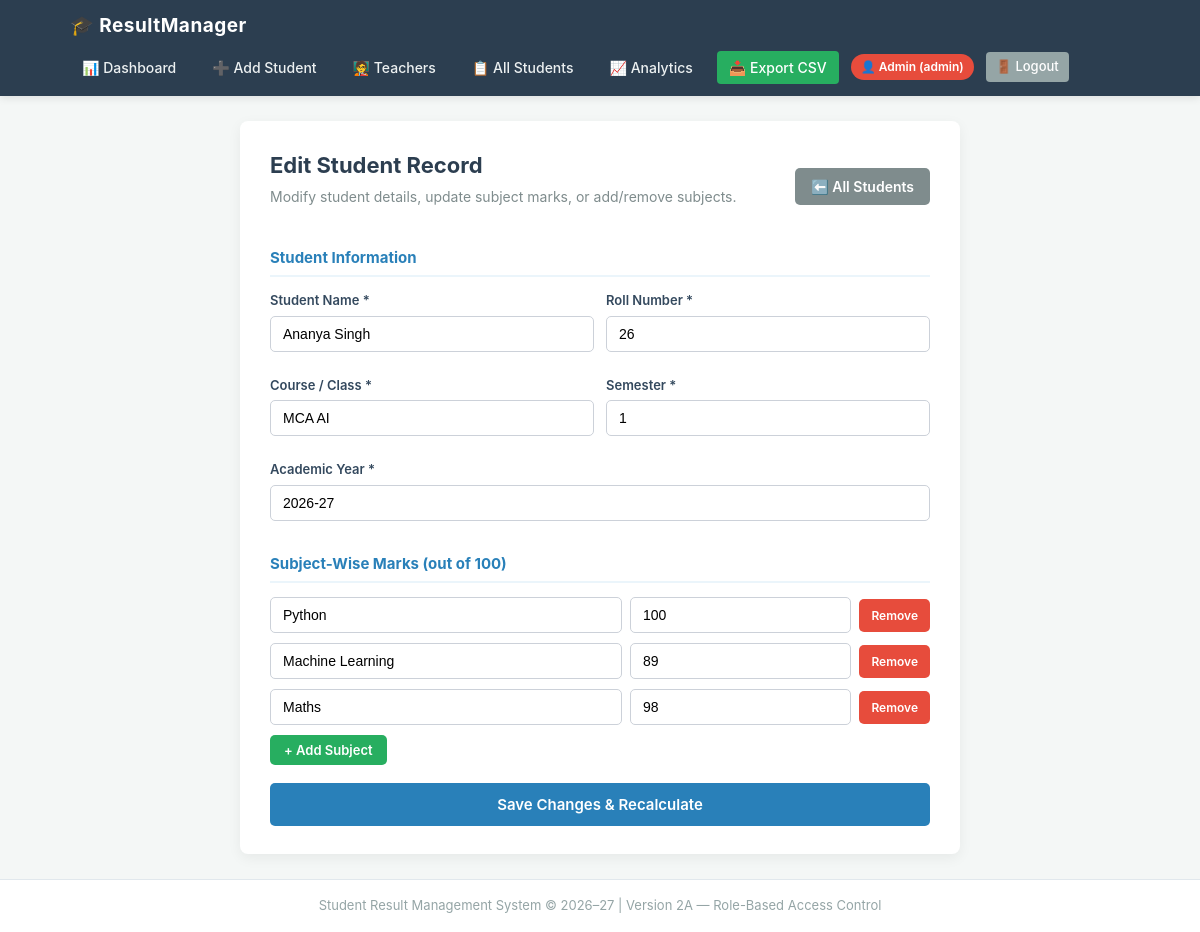
Page /admin/student/edit/4 (signed in) on the committed database.
### tables this page shows
CREATE TABLE students (
            id INTEGER PRIMARY KEY AUTOINCREMENT,
            name TEXT NOT NULL,
            roll_number TEXT NOT NULL,
            course TEXT NOT NULL,
            semester TEXT NOT NULL,
            academic_year TEXT NOT NULL,
            created_at TIMESTAMP DEFAULT CURRENT_TIMESTAMP
        );

CREATE TABLE subjects (
            id INTEGER PRIMARY KEY AUTOINCREMENT,
            student_id INTEGER NOT NULL,
            subject_name TEXT NOT NULL,
            marks REAL NOT NULL,
            FOREIGN KEY (student_id) REFERENCES students(id) ON DELETE CASCADE
        );

### app.py (the view, shortened to what this page needs)
@app.route('/admin/student/edit/<int:student_id>', methods=['GET', 'POST'])
@admin_required
def admin_student_edit(student_id):
    student = fetch_single_student_analyzed(student_id)
    if not student:
        flash("Student not found.", "danger")
        return redirect(url_for('student_list'))
    error = None
    return render_template('student_edit.html', student=student, error=error)

### app.py (called while the page is built)
def get_db_connection():
    conn = sqlite3.connect(DB_PATH)
    conn.row_factory = sqlite3.Row
    return conn

def admin_required(f):
    @wraps(f)
    def decorated_function(*args, **kwargs):
        if 'user_id' not in session:
            flash("Please log in to access this page.", "warning")
            return redirect(url_for('login'))
        if session.get('role') != 'ADMIN':
            flash("Access denied. You do not have permission to access this page.", "danger")
            if session.get('role') == 'TEACHER':
                return redirect(url_for('teacher_dashboard'))
            return redirect(url_for('student_dashboard'))
        return f(*args, **kwargs)
    return decorated_function

def calculate_grade(percentage):
    if percentage >= 90:
        return 'A'
    elif percentage >= 80:
        return 'B'
    elif percentage >= 70:
        return 'C'
    elif percentage >= 60:
        return 'D'
    else:
        return 'F'

def calculate_remark(marks):
    if marks >= 90:
        return 'Excellent'
    elif marks >= 80:
        return 'Very Good'
    elif marks >= 70:
        return 'Good'
    elif marks >= 60:
        return 'Satisfactory'
    elif marks >= 40:
        return 'Needs Improvement'
    else:
        return 'Fail'

def calculate_performance_message(percentage):
    if percentage >= 90:
        return "Excellent overall performance!"
    elif percentage >= 80:
        return "Very good performance!"
    elif percentage >= 70:
        return "Good performance!"
    elif percentage >= 60:
        return "Satisfactory performance."
    else:
        return "Keep practicing and improve your performance."

def calculate_performance_category(percentage):
    if percentage >= 90:
        return "Excellent"
    elif percentage >= 80:
        return "Very Good"
    elif percentage >= 70:
        return "Good"
    elif percentage >= 60:
        return "Average"
    else:
        return "Needs Improvement"

def fetch_single_student_analyzed(student_id):
    conn = get_db_connection()
    s_row = conn.execute('SELECT * FROM students WHERE id = ?', (student_id,)).fetchone()
    if not s_row:
        conn.close()
        return None
    sub_rows = conn.execute('SELECT subject_name, marks FROM subjects WHERE student_id = ?', (student_id,)).fetchall()
    conn.close()
    return analyze_student_data(dict(s_row), [dict(r) for r in sub_rows])

### templates/student_edit.html (shortened to what this page needs)
{% extends "base.html" %}
{% block content %}
<div class="calculator-container">
    <div class="page-header">
        <div>
            <h2>Edit Student Record</h2>
            <p class="subtitle">Modify student details, update subject marks, or add/remove subjects.</p>
        </div>
        <div class="header-actions">
            <a href="{{ url_for('student_list') }}" class="btn-secondary">⬅️ All Students</a>
        </div>
    </div>
    <form method="POST" action="{{ url_for('admin_student_edit', student_id=student.id) }}" class="entry-form">
        <div class="section-title">Student Information</div>
        <div class="form-grid">
            <div class="form-group">
                <label for="student_name">Student Name *</label>
                <input
                    type="text"
                    id="student_name"
                    name="student_name"
                    value="{{ student.student_name }}"
                    required
                >
            </div>
            <div class="form-group">
                <label for="roll_number">Roll Number *</label>
                <input
                    type="text"
                    id="roll_number"
                    name="roll_number"
                    value="{{ student.roll_number }}"
                    required
                >
            </div>
            <div class="form-group">
                <label for="course">Course / Class *</label>
                <input
                    type="text"
                    id="course"
                    name="course"
                    value="{{ student.course }}"
                    required
                >
            </div>
            <div class="form-group">
                <label for="semester">Semester *</label>
                <input
                    type="text"
                    id="semester"
                    name="semester"
                    value="{{ student.semester }}"
                    required
                >
            </div>
            <div class="form-group full-width">
                <label for="academic_year">Academic Year *</label>
                <input
                    type="text"
                    id="academic_year"
                    name="academic_year"
                    value="{{ student.academic_year }}"
                    required
                >
            </div>
        </div>
        <div class="section-title">Subject-Wise Marks (out of 100)</div>
        <div id="subjects-container">
            {% for sub in student.subjects %}
                <div class="subject-row">
                    <input
                        type="text"
                        name="subject_name"
                        placeholder="Subject Name"
                        value="{{ sub.name }}"
                        required
                    >
                    <input
                        type="number"
                        name="subject_marks"
                        min="0"
                        max="100"
                        step="any"
                        placeholder="Marks (0-100)"
                        value="{{ sub.marks }}"
                        required
                    >
                    <button type="button" class="btn-remove" onclick="removeSubject(this)">Remove</button>
                </div>
            {% endfor %}
        </div>
        <button type="button" class="btn-add" onclick="addSubject()">+ Add Subject</button>
        <button type="submit" class="btn-calculate">Save Changes & Recalculate</button>
    </form>
</div>
{% endblock %}

### static/style.css (style rules this page uses)
* { box-sizing: border-box; margin: 0; padding: 0; }
body { font-family: -apple-system, BlinkMacSystemFont, "Segoe UI", Roboto, Helvetica, Arial, sans-serif; background-color: #f4f7f6; color: #2c3e50; line-height: 1.5; min-height: 100vh; display: flex; flex-direction: column; }
.calculator-container { background-color: #ffffff; max-width: 720px; margin: 0 auto; padding: 28px 30px; border-radius: 8px; box-shadow: 0 4px 14px rgba(0, 0, 0, 0.06); }
.page-header { display: flex; justify-content: space-between; align-items: center; margin-bottom: 22px; flex-wrap: wrap; gap: 15px; }
h2 { color: #2c3e50; font-size: 22px; margin-bottom: 4px; }
.subtitle { color: #7f8c8d; font-size: 14px; margin-bottom: 18px; }
.section-title { font-weight: bold; font-size: 15px; color: #2980b9; border-bottom: 2px solid #ebf5fb; padding-bottom: 6px; margin: 20px 0 14px 0; }
.form-grid { display: grid; grid-template-columns: 1fr 1fr; gap: 12px; }
.full-width { grid-column: 1 / -1; }
.form-group { margin-bottom: 12px; }
label { display: block; margin-bottom: 5px; font-weight: 600; font-size: 13px; color: #34495e; }
input[type="text"], input[type="number"], select { width: 100%; padding: 9px 12px; border: 1px solid #ccd1d9; border-radius: 5px; font-size: 14px; background-color: #ffffff; transition: border-color 0.2s; }
.subject-row { display: flex; gap: 8px; align-items: center; margin-bottom: 10px; }
.subject-row input[type="text"] { flex: 2; }
.subject-row input[type="number"] { flex: 1.2; }
button, .btn-primary, .btn-secondary, .btn-export-pdf, .btn-view-all { font-family: inherit; display: inline-block; cursor: pointer; font-size: 14px; font-weight: 600; border-radius: 5px; text-decoration: none; border: none; text-align: center; transition: background-color 0.2s, transform 0.1s; }
.btn-remove { background-color: #e74c3c; color: #ffffff; padding: 9px 12px; font-size: 12px; }
.btn-add { background-color: #27ae60; color: #ffffff; padding: 7px 14px; font-size: 13px; margin-bottom: 18px; }
.btn-calculate { width: 100%; background-color: #2980b9; color: #ffffff; padding: 12px; font-size: 15px; }
.btn-secondary { background-color: #7f8c8d; color: #ffffff; padding: 8px 16px; }

### rows in the picture
students: student_name "Ananya Singh", roll_number "26", course "MCA AI", semester "1", academic_year "2026-27"
subjects: subject_name "Python", subject_marks "100"
subjects: subject_name "Machine Learning", subject_marks "89"
subjects: subject_name "Maths", subject_marks "98"

### other values in the picture
{{ session.get('username') }} "admin"
